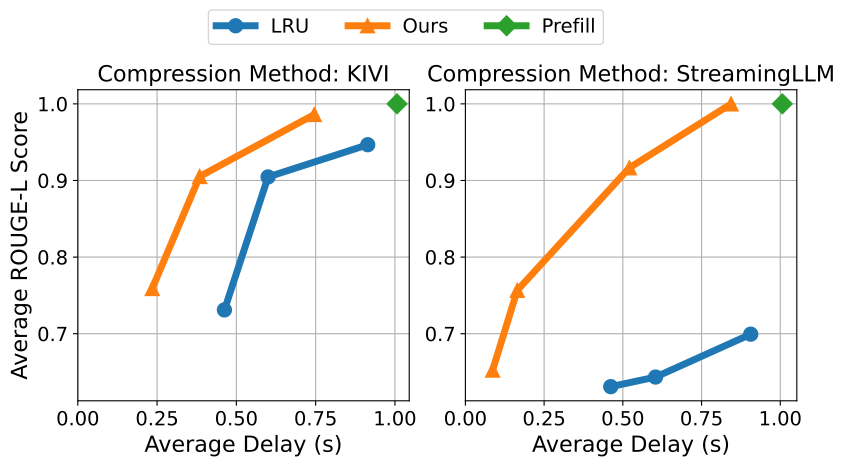

This chart was generated by the following Python code:
import argparse
import pandas as pd
import matplotlib.pyplot as plt

def load_metrics(paths):
    ttft_vals, f1_vals, labels = [], [], []
    for path in paths:
        df = pd.read_csv(path)
        ttft_vals.append(df["ttft"].mean())
        f1_vals.append(df["ROUGEL"].mean())
        labels.append(path.split('/')[-1])
        print(f"Loaded {path}: ttft={ttft_vals[-1]:.2f}, ROUGEL={f1_vals[-1]:.4f}")
    return ttft_vals, f1_vals, labels

def plot_series(ax, baseline_paths, ours_paths, prefill_paths, title):
    # load each series
    ttft_b, f1_b, _ = load_metrics(baseline_paths)
    ttft_o, f1_o, _ = load_metrics(ours_paths)
    ttft_p, f1_p, _ = load_metrics(prefill_paths)

    # plot
    ax.plot(ttft_b, f1_b,
            color='tab:blue', marker='o', markersize=10, linewidth=5, label='LRU')
    ax.plot(ttft_o, f1_o,
            color='tab:orange', marker='^', markersize=10, linewidth=5, label='Ours')
    ax.plot(ttft_p, f1_p,
            color='tab:green', marker='D', markersize=10, linewidth=5, label='Prefill')

    ax.set_title(title, fontsize=16)
    ax.set_xlabel("Average Delay (s)", fontsize=16)
    ax.set_ylabel("Average ROUGE-L Score", fontsize=16)
    ax.tick_params(axis='both', labelsize=14)
    ax.grid(True)
    ax.set_xlim(left=0)
    # **no** ax.legend() here

if __name__ == "__main__":
    parser = argparse.ArgumentParser(
        description="Compare ROUGE-L vs TTFT for two compression setups side by side"
    )
    parser.add_argument(
        "--plot-filename",
        type=str,
        default="Figure8.pdf",
        help="Output filename for the combined figure"
    )
    args = parser.parse_args()

    # first panel: processed.csv
    baseline1 = [
        '../results/May_12_1/baseline/02_processed.csv',
        '../results/May_12_1/baseline/03_processed.csv',
        '../results/May_12_1/baseline/06_processed.csv',
    ]
    ours1 = [
        '../results/May_12_1/ours/01_processed.csv',
        '../results/May_12_1/ours/1_processed.csv',
        '../results/May_12_1/ours/10_processed.csv',
    ]
    prefill = [
        '../results/May_10_3/prefill/0_processed.csv'
    ]

    # second panel: processed2.csv
    baseline2 = [
        '../results/May_12_1/baseline/02_processed2.csv',
        '../results/May_12_1/baseline/03_processed2.csv',
        '../results/May_12_1/baseline/06_processed2.csv',
    ]
    ours2 = [
        '../results/May_13_1_samsum_rr/ours/01_processed2.csv',
        '../results/May_13_1_samsum_rr/ours/04_processed2.csv',
        '../results/May_13_1_samsum_rr/ours/1_processed2.csv',
        '../results/May_13_1_samsum_rr/ours/10_processed2.csv',
    ]
    prefill2 = prefill  # same prefill file for both panels

    # create side-by-side subplots
    fig, axes = plt.subplots(1, 2, figsize=(8, 4), constrained_layout=True)

    # plot each panel
    plot_series(axes[0], baseline1, ours1, prefill,    "Compression Method: KIVI")
    plot_series(axes[1], baseline2, ours2, prefill2,   "Compression Method: StreamingLLM")

    # remove the y-axis label on the second subplot
    axes[1].set_ylabel('')

    # unify y-axis limits across both subplots
    y0 = axes[0].get_ylim()
    y1 = axes[1].get_ylim()
    ymin = min(y0[0], y1[0])
    ymax = max(y0[1], y1[1])
    axes[0].set_ylim(ymin, ymax)
    axes[1].set_ylim(ymin, ymax)

    # --- add one shared legend at the top ---
    handles, labels = axes[0].get_legend_handles_labels()
    fig.legend(
        handles, labels,
        loc='upper center',
        ncol=3,
        fontsize=14,
        bbox_to_anchor=(0.5, 1.15)
    )
    # increase top margin so legend doesn't overlap
    fig.subplots_adjust(top=0.80)

    # save figure
    fig.savefig(args.plot_filename, dpi=300, bbox_inches="tight")
    print(f"Saved combined figure as {args.plot_filename}")
